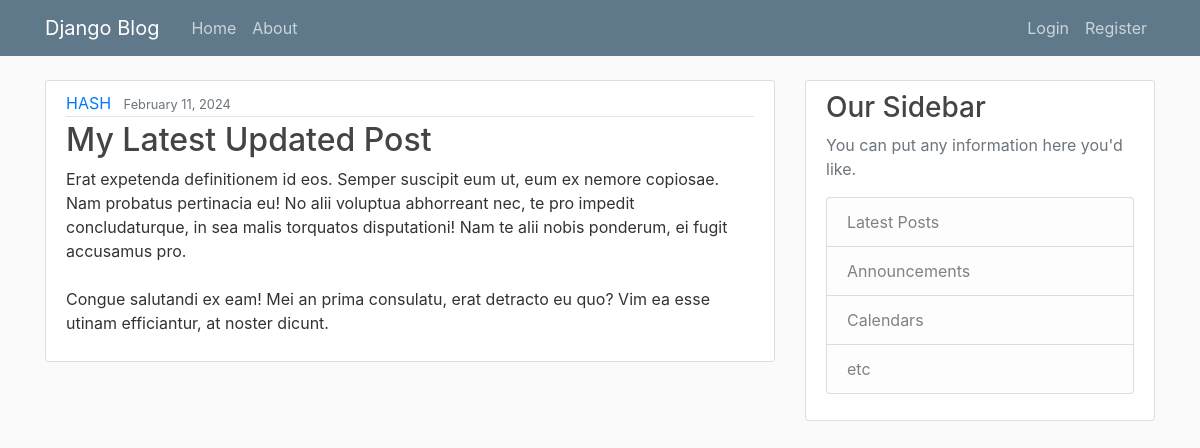
Screenshot of /post/28/ with the database file from the repository.
### blog/models.py (models this page shows, shortened)
class Post(models.Model):
    title = models.CharField(max_length = 100)
    content = models.TextField()
    date_posted = models.DateTimeField(default = timezone.now)
    author = models.ForeignKey(User, on_delete = models.CASCADE)

### blog/views.py (the view)
# urls.py: path('post/<int:pk>/', PostDetailView.as_view(), name = 'post_detail'),
class PostDetailView(DetailView):
    model = Post

### blog/templates/blog/post_detail.html (shortened to what this page needs)
{% extends "blog/base.html" %}
{% block content %}
    <article class="media content-section">
        <div class="media-body">
        <div class="article-metadata">
            <a class="mr-2" href="{% url 'user_posts' object.author.username %}">{{ object.author }}</a>
            <small class="text-muted">{{ object.date_posted|date:"F d, Y" }}</small>
        </div>
        <h2 class="article-title">{{ object.title }}</h2>
        <p class="article-content">{{ object.content }}</p>
        </div>
    </article>
{% endblock content %}

### blog/static/blog/main.css (style rules this page uses)
body { background: #fafafa; color: #333333; margin-top: 5rem; }
h1, h2, h3, h4, h5, h6 { color: #444444; }
.content-section { background: #ffffff; padding: 10px 20px; border: 1px solid #dddddd; border-radius: 3px; margin-bottom: 20px; }
.article-title { color: #444444; }
.article-content { white-space: pre-line; }
.article-metadata { padding-bottom: 1px; margin-bottom: 4px; border-bottom: 1px solid #e3e3e3 }

### rows the page displays
Post: author "HASH", date_posted "February 11, 2024", title "My Latest Updated Post", content "Erat expetenda definitionem id eos. Semper suscipit eum ut, eum ex nemore copiosae. Nam probatus pertinacia eu! No alii voluptua abhorreant nec, te pro impedit concludaturque, in sea malis torquatos disputationi! Nam te alii nobis ponderum, ei fugit accusamus pro. Congue salutandi ex eam! Mei an prima consulatu, erat detracto eu quo? Vim ea esse utinam efficiantur, at noster dicunt."
